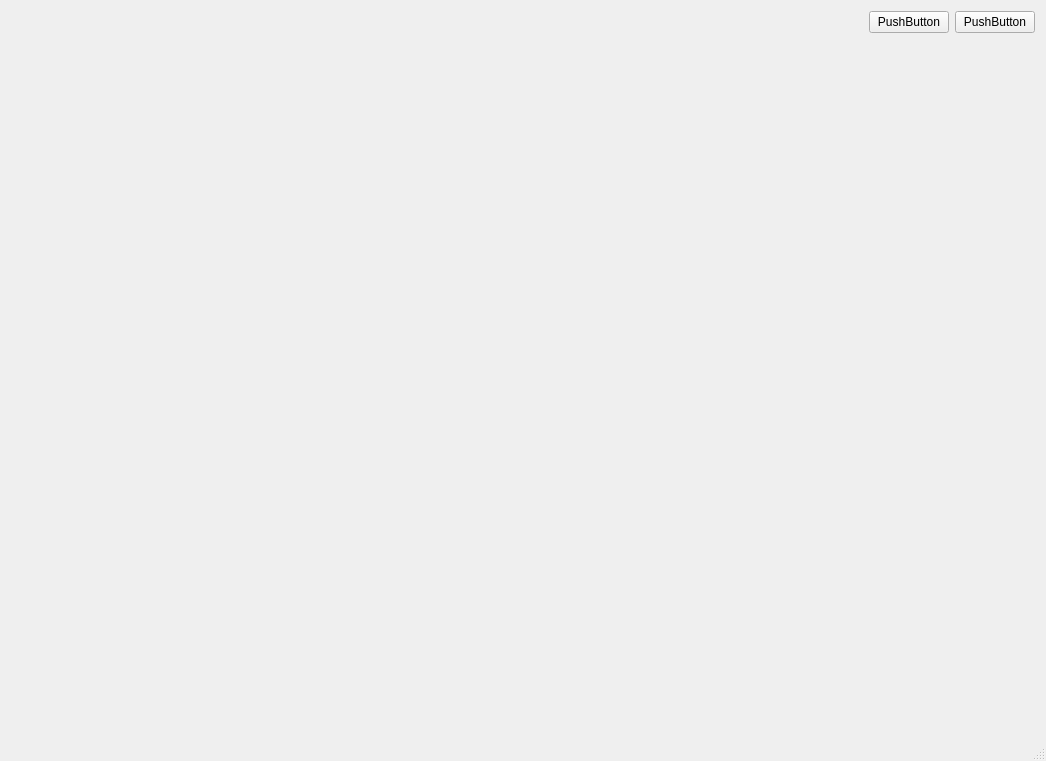
<?xml version="1.0" encoding="UTF-8"?>
<ui version="4.0">
 <class>MainWindowTitle</class>
 <widget class="QMainWindow" name="MainWindowTitle">
  <property name="geometry">
   <rect>
    <x>0</x>
    <y>0</y>
    <width>1046</width>
    <height>761</height>
   </rect>
  </property>
  <property name="windowTitle">
   <string>MainWindowTitle</string>
  </property>
  <widget class="QWidget" name="centralWidget">
   <layout class="QGridLayout" name="gridLayout_2">
    <property name="leftMargin">
     <number>0</number>
    </property>
    <property name="topMargin">
     <number>0</number>
    </property>
    <property name="rightMargin">
     <number>0</number>
    </property>
    <property name="bottomMargin">
     <number>0</number>
    </property>
    <property name="spacing">
     <number>0</number>
    </property>
    <item row="0" column="0">
     <widget class="QWidget" name="widget" native="true">
      <layout class="QGridLayout" name="gridLayout">
       <property name="leftMargin">
        <number>0</number>
       </property>
       <property name="topMargin">
        <number>0</number>
       </property>
       <property name="rightMargin">
        <number>0</number>
       </property>
       <property name="bottomMargin">
        <number>0</number>
       </property>
       <property name="spacing">
        <number>0</number>
       </property>
       <item row="0" column="0">
        <widget class="MainTitleBar" name="widget_2" native="true"/>
       </item>
       <item row="1" column="0">
        <widget class="QWidget" name="widget_3" native="true">
         <layout class="QHBoxLayout" name="horizontalLayout">
          <item>
           <spacer name="horizontalSpacer">
            <property name="orientation">
             <enum>Qt::Horizontal</enum>
            </property>
            <property name="sizeHint" stdset="0">
             <size>
              <width>863</width>
              <height>20</height>
             </size>
            </property>
           </spacer>
          </item>
          <item>
           <widget class="QPushButton" name="pushButton">
            <property name="text">
             <string>PushButton</string>
            </property>
           </widget>
          </item>
          <item>
           <widget class="QPushButton" name="pushButton_2">
            <property name="text">
             <string>PushButton</string>
            </property>
           </widget>
          </item>
         </layout>
        </widget>
       </item>
      </layout>
     </widget>
    </item>
    <item row="1" column="0">
     <spacer name="verticalSpacer">
      <property name="orientation">
       <enum>Qt::Vertical</enum>
      </property>
      <property name="sizeHint" stdset="0">
       <size>
        <width>20</width>
        <height>685</height>
       </size>
      </property>
     </spacer>
    </item>
   </layout>
  </widget>
  <widget class="QStatusBar" name="statusBar"/>
 </widget>
 <layoutdefault spacing="6" margin="11"/>
 <customwidgets>
  <customwidget>
   <class>MainTitleBar</class>
   <extends>QWidget</extends>
   <header>MainTitleBar.h</header>
   <container>1</container>
  </customwidget>
 </customwidgets>
 <resources/>
 <connections/>
</ui>
